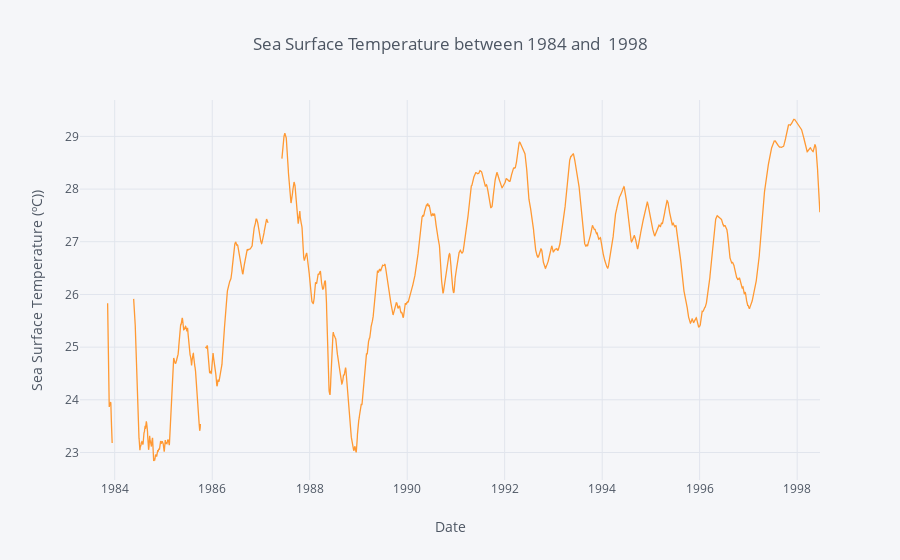

The code cell stored with this chart in its notebook:
### Code cell
g['s.s.temp.'].rolling(window= 30).mean().iplot(kind='line', xTitle='Date',
           yTitle='Sea Surface Temperature (ºC))', title='Sea Surface Temperature between 1984 and  1998')

### Figure 1 — Plotly figure (JSON) as saved in the notebook; plotly's stock layout.template omitted (floating-point values rounded to 4 significant figures; data arrays with more than 128 entries replaced by an {"elided": "..."} marker saying what was removed)
{"data": [{"line": {"color": "rgba(255, 153, 51, 1.0)", "dash": "solid", "shape": "linear", "width": 1.3}, "mode": "lines", "name": "s.s.temp.", "text": "", "type": "scatter", "uid": "20e93e0e-7162-4d8b-8e68-37b91efd1170", "x": {"elided": "5368 str values"}, "y": {"elided": "5368 mixed values"}}], "layout": {"legend": {"bgcolor": "#F5F6F9", "font": {"color": "#4D5663"}}, "paper_bgcolor": "#F5F6F9", "plot_bgcolor": "#F5F6F9", "title": {"font": {"color": "#4D5663"}, "text": "Sea Surface Temperature between 1984 and  1998"}, "xaxis": {"gridcolor": "#E1E5ED", "showgrid": true, "tickfont": {"color": "#4D5663"}, "title": {"font": {"color": "#4D5663"}, "text": "Date"}, "zerolinecolor": "#E1E5ED"}, "yaxis": {"gridcolor": "#E1E5ED", "showgrid": true, "tickfont": {"color": "#4D5663"}, "title": {"font": {"color": "#4D5663"}, "text": "Sea Surface Temperature (ºC))"}, "zerolinecolor": "#E1E5ED"}}}
